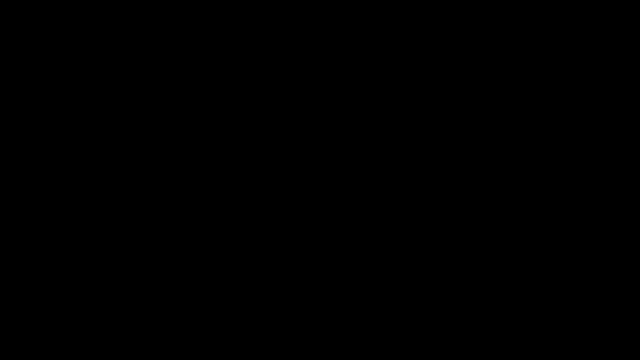
Frame 1 (no input)
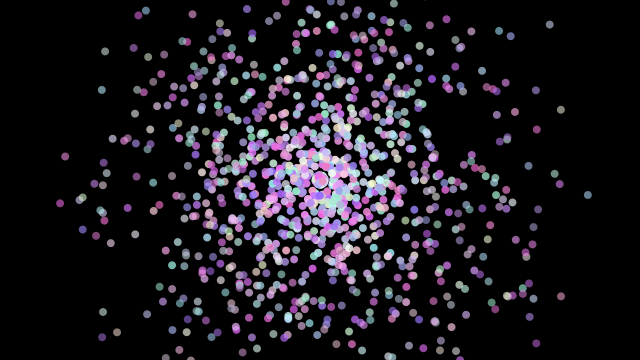
Frame 60 (the mouse pressed at the canvas centre just before this capture)
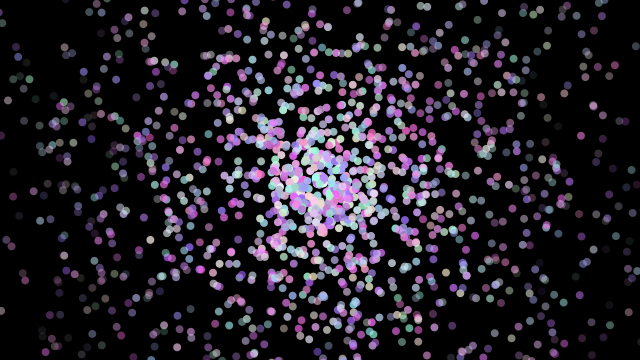
Frame 120 (the mouse held since frame 60 and released just before this capture)

The Processing sketch that drew these frames (run headless with seeded random() and noise(); from frame 60 on, the mouse is pressed at the canvas centre):

// Processing sketch: sketch_4
// ── sketch_4.pde
ArrayList<Particle> particles;
PVector origin;

void setup() {
  size(640, 360);
  origin = new PVector(width / 2, height / 2); // 中心位置
  particles = new ArrayList<Particle>();
}

void draw() {
  background(0);
  if (frameCount % 5 == 0) { // 每5帧生成一次烟花
    addParticle();
  }
  runParticles();
}

void addParticle() {
  // 创建多个粒子
  for (int i = 0; i < 100; i++) {
    particles.add(new Particle(origin));
  }
}

void runParticles() {
  for (int i = particles.size() - 1; i >= 0; i--) {
    Particle p = particles.get(i);
    p.update();
    p.display();
    if (p.isFinished()) {
      particles.remove(i);
    }
  }
}

class Particle {
  PVector position;
  PVector velocity;
  float lifespan;
  color c;

  Particle(PVector origin) {
    this.position = origin.copy();
    float angle = random(TWO_PI); // 随机角度
    float speed = random(2, 5); // 随机速度
    this.velocity = new PVector(cos(angle) * speed, sin(angle) * speed);
    this.lifespan = 255;
    this.c = color(random(150, 255), random(100, 255), random(200, 255), lifespan);
  }

  void update() {
    position.add(velocity);
    lifespan -= 2;
    c = color(red(c), green(c), blue(c), lifespan);
  }

  void display() {
    fill(c);
    noStroke();
    ellipse(position.x, position.y, 8, 8); // 调整粒子大小
  }

  boolean isFinished() {
    return lifespan < 0;
  }
}
